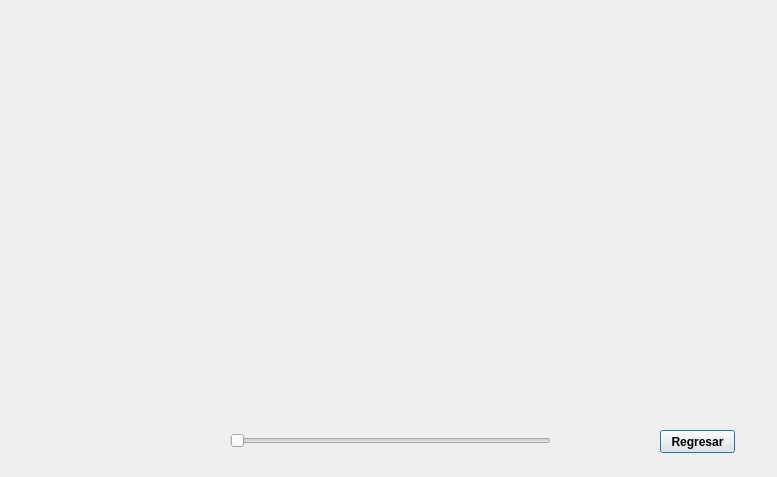
<?xml version="1.0" encoding="UTF-8"?>
<ui version="4.0">
 <class>Dialog</class>
 <widget class="QDialog" name="Dialog">
  <property name="geometry">
   <rect>
    <x>0</x>
    <y>0</y>
    <width>777</width>
    <height>477</height>
   </rect>
  </property>
  <property name="windowTitle">
   <string>Dialog</string>
  </property>
  <widget class="QLabel" name="imagenes">
   <property name="geometry">
    <rect>
     <x>60</x>
     <y>20</y>
     <width>691</width>
     <height>371</height>
    </rect>
   </property>
   <property name="text">
    <string/>
   </property>
  </widget>
  <widget class="QSlider" name="slider">
   <property name="geometry">
    <rect>
     <x>230</x>
     <y>430</y>
     <width>321</width>
     <height>22</height>
    </rect>
   </property>
   <property name="orientation">
    <enum>Qt::Horizontal</enum>
   </property>
  </widget>
  <widget class="QPushButton" name="regresar3">
   <property name="geometry">
    <rect>
     <x>660</x>
     <y>430</y>
     <width>75</width>
     <height>23</height>
    </rect>
   </property>
   <property name="font">
    <font>
     <weight>75</weight>
     <bold>true</bold>
    </font>
   </property>
   <property name="text">
    <string>Regresar</string>
   </property>
  </widget>
 </widget>
 <resources/>
 <connections/>
</ui>
